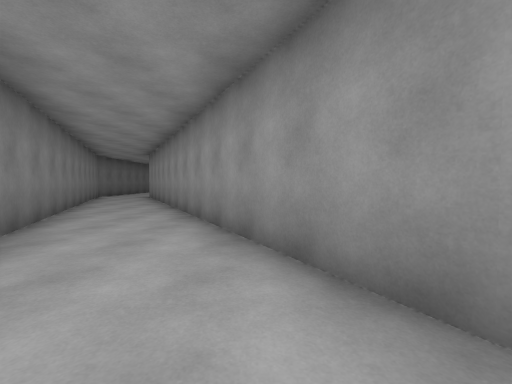
View 1 (above)

12 first-person views from a walk through a 3-D level made in the Unity game engine. The camera is 1.3 m above the floor, tilts 2° down and sees 90° across. The floor is counted in squares, 2 m on a side. Each view is taken from the middle of a square. On the plan, view 1 faces up. The plan holds only what a view shows up to about 9 squares ahead; the rest is blank. The place goes on beyond the plan. The player is left out. Some animated figures are not drawn.

View 2
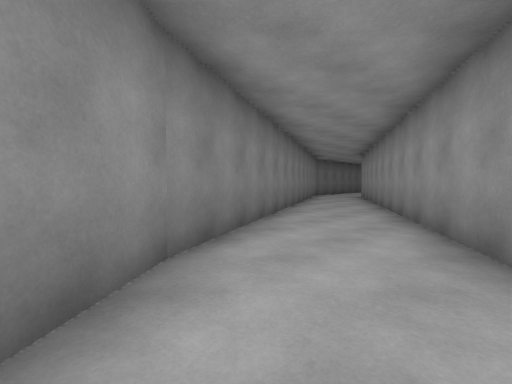

View 3
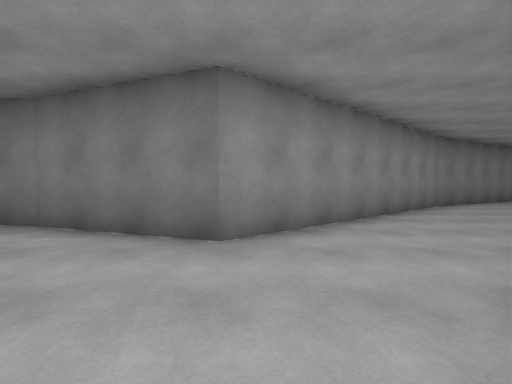

View 4
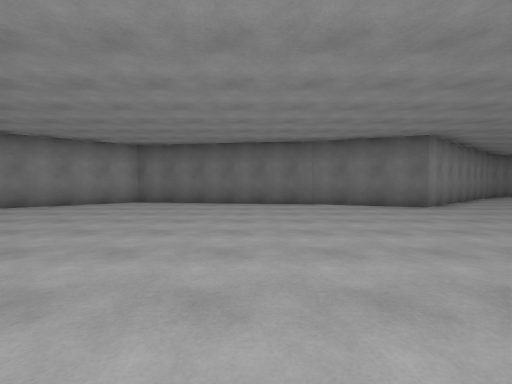

View 5
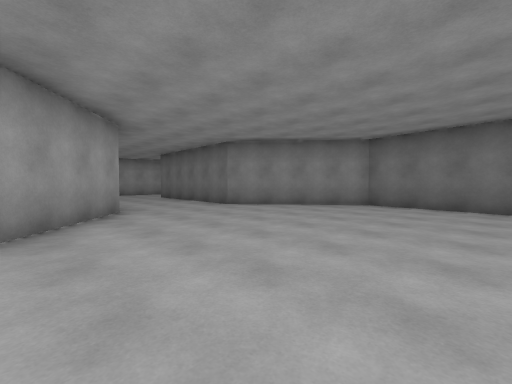

View 6
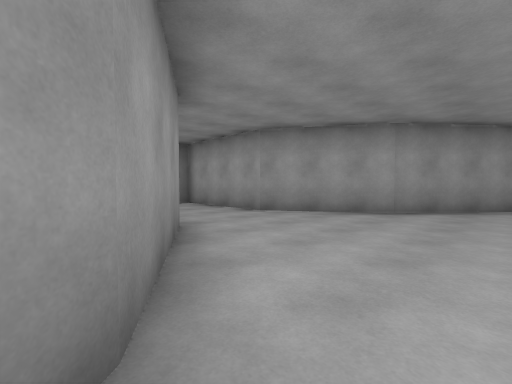

View 7
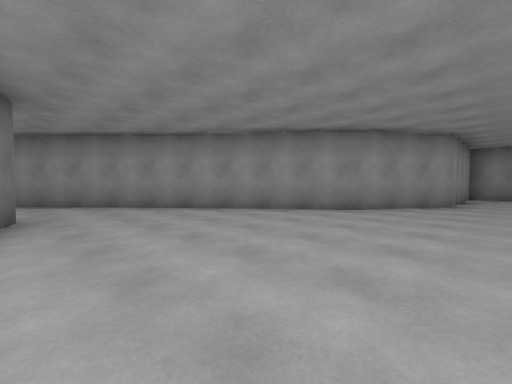

View 8
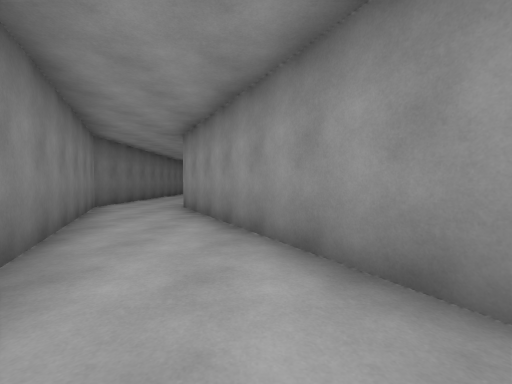

View 9
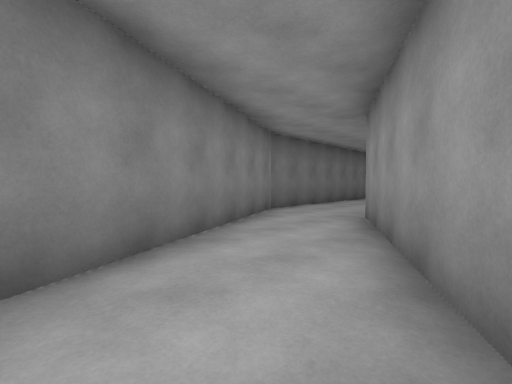

View 10
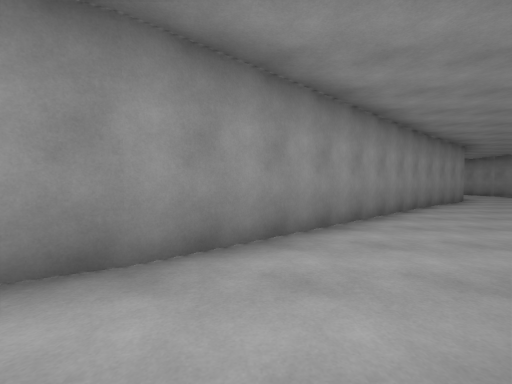

View 11
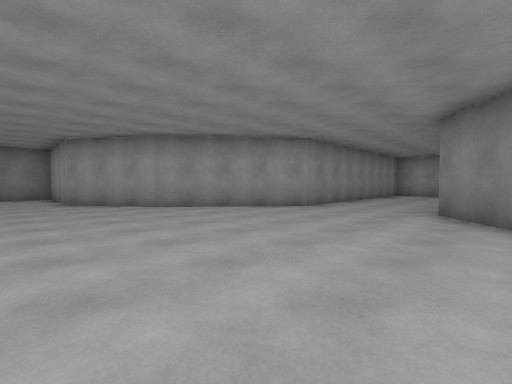

View 12
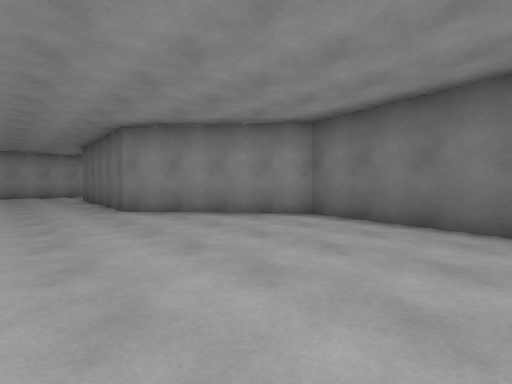

### Floor plan
Points are (right, up) in squares from view 1. A wall is a line through its corners. A room is listed if a view was taken in it or the views show most of it. See-through windows are left out.
Room 1 (views 1, 2, 3, 4, 5, 6, 7, 8, 9, 10, 11, 12)
walls: (1.2, -7.3) (0.4, -13) (3, -16.2); (5.8, -4.5) (0.9, 1); (1, 1) (-4.3, 10.6); (-2.1, 1.1) (2.2, -4.4) (1.1, -7.3); (11.6, -8.9) (10.5, -8.9) (8, -7.3) (5.7, -4.3); (6.1, -16.2) (8.8, -13) (11.3, -11.4); (-6.1, 9.3) (-2, 0.9)
ways out: opening at (-5, 10); opening at (5, -15)

Positions as (right, up) in squares from view 1, and headings:
1: (0, 0), facing up
2: (0, 0), facing up-left
3: (5, -4), facing left
4: (9, -9), facing left
5: (8, -10), facing down-left
6: (7, -7), facing down-right
7: (2, -10), facing up-right
8: (-3, 5), facing up
9: (-3, 7), facing up-left
10: (-1, 0), facing right
11: (2, -10), facing down-right
12: (5, -10), facing down-left
